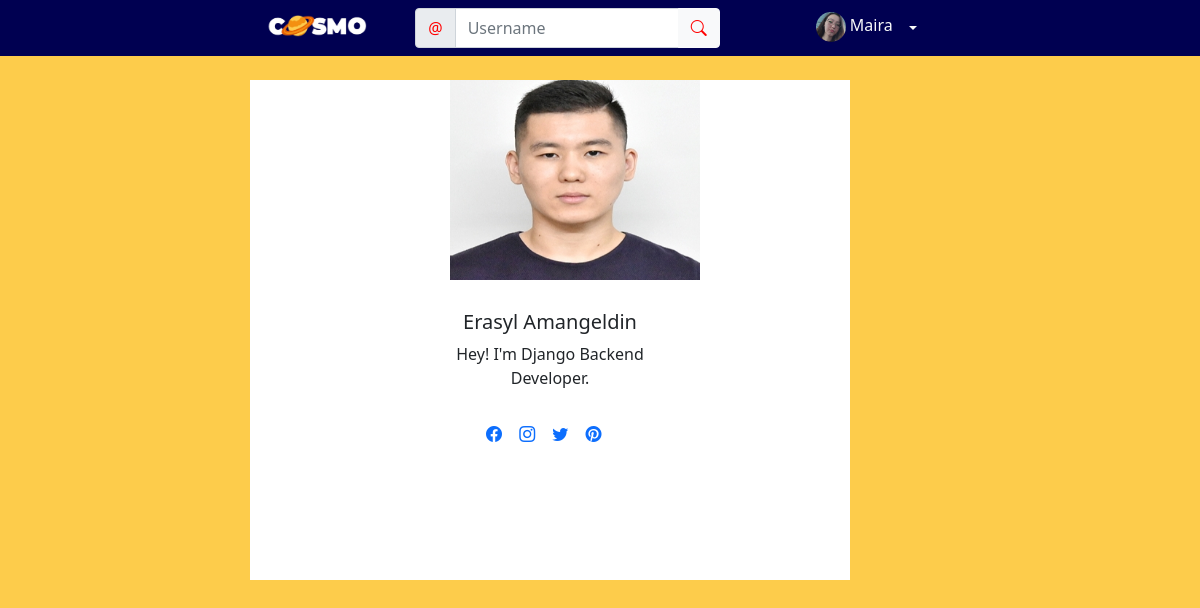
The app's page /members/1/profile/ (signed in) with its own data.
### mysite/apps/polls/models.py (models this page shows, shortened)
class Profile(models.Model):
    user = models.OneToOneField(User, null=True, on_delete=models.CASCADE)
    bio = models.TextField(max_length=40)
    profile_pic = models.ImageField(null=True, blank=True, upload_to='images/profile/')
    website_url = models.CharField(max_length=255, null=True, blank=True)
    facebook_url = models.CharField(max_length=255, null=True, blank=True)
    instagram_url = models.CharField(max_length=255, null=True, blank=True)
    twitter_url = models.CharField(max_length=255, null=True, blank=True)
    pinterest_url = models.CharField(max_length=255, null=True, blank=True)
    phone = models.IntegerField(blank=True, null=True)
    email = models.EmailField(max_length=255, null=True)

### mysite/apps/members/views.py (the view)
# urls.py: path('<int:pk>/profile/', ShowProfilePageView.as_view(), name='show_profile_page'),
class ShowProfilePageView(DetailView):
    model = Profile
    template_name = 'registration/user_profile.html'
    def get_context_data(self, *args, **kwargs):
        context = super(ShowProfilePageView, self).get_context_data(**kwargs)
        page_user = get_object_or_404(Profile, id=self.kwargs['pk'])
        context['page_user'] = page_user
        return context

### mysite/apps/members/templates/registration/user_profile.html (shortened to what this page needs)
{% extends 'polls/base.html' %}
{% load static %}
{% block content %}
<div class="profcard" style="margin-top: 50px;">
    <div class="col-md-10">
      <div class="prof">
        <div class="card_bio">
          {% if page_user.profile_pic %}
            <img src="{{ page_user.profile_pic.url }}" class="profpic rounded mx-auto d-block" alt="..." style="width: 500px; height: 200px; padding-right: 100px;
            padding-left: 150px;">
          {% else %}
            <img src="{% static 'polls/images/default_profile_pic.png' %}" class="img-fluid rounded-start" alt="...">
          {% endif %}
          <h5 class="titlecard" style="margin-top: 30px; padding-right: 200px;">
            {{ page_user.user.first_name }}
            {{ page_user.user.last_name }}
          </h5>
          <p class="textcard" style="padding-right: 200px;">{{ page_user.bio }}</p>
        </div>
        <div class="row g-0">
          <div class="col-md-2 ">
      <p class="small text-muted">
        <div style="white-space: nowrap; overflow: auto; margin-left: 215px;" class="d-inline p-2 text-white">
        {% if page_user.facebook_url %}
            | <a href="{{ page_user.facebook_url }}" class="bi bi-facebook" style="display: inline-block;"></a>
        {% endif %}
        {% if page_user.instagram_url %}
            | <a href="{{ page_user.instagram_url }}" class="bi bi-instagram" style="display: inline-block;"></a>
        {% endif %}
        {% if page_user.twitter_url %}
            | <a href="{{ page_user.twitter_url }}" class="bi bi-twitter" style="display: inline-block;"></a>
        {% endif %}
        {% if page_user.pinterest_url %}
            | <a href="{{ page_user.pinterest_url }}" class="bi bi-pinterest" style="display: inline-block;"></a>
        {% endif %}
        </div>
    </p>
          </div>
      </div>
    </div>
  </div>
</div>
{% endblock %}

### mysite/apps/polls/templates/polls/base.html (shortened to what this page needs)
<!doctype html>
{% load static %}
<html lang="en">
  <head>
    <link rel="stylesheet" href="{% static 'polls/css/style.css' %}">
    <link href="https://cdn.jsdelivr.net/npm/bootstrap@5.1.3/dist/css/bootstrap.min.css" rel="stylesheet">
    <link rel="stylesheet" href="https://cdn.jsdelivr.net/npm/bootstrap-icons@1.8.1/font/bootstrap-icons.css">
  </head>
  <body>
    <nav class="py-2 fixed-top">
      <ul class="nav justify-content-center">
        <li class="nav-item me-5 my-1">
          <a class="link-light text-decoration-none" href="{% url 'home' %}">
            <img src="{% static 'polls/images/cosmo1.png' %}"s class="img-fluid" alt="..." width="100px" height="50px">
          </a>
        </li>
        <li class="nav-item">
          <ul class="nav">
            {% if user.is_authenticated %}
              <form class="d-flex d-flex-start" method="GET" action="{% url 'profile-search' %}">
              <div class="input-group">
                <span class="input-group-text" id="basic-addon1" style="color: red;">@</span>
                <input type="text" class="form-control" style="width:224px; height:40px;" placeholder="Username" aria-label="Username" aria-describedby="basic-addon1" name="query" value="{{ request.GET.query }}">
                <button class="btn btn-light input-group-text" type="submit"> <i class="bi bi-search" style="color:red;"></i> </button>
              </div>
            </form>
            {% endif %}
          </ul>
        </li>
        <li class="nav-item my-1 ps-5 ms-5">
          {% if user.is_authenticated %}
                {% if user.profile.profile_pic %}
                  <a class="link-light text-decoration-none" href="{% url 'show_profile_page' user.profile.id %}"><img src="{{ user.profile.profile_pic.url }}" class="img-fluid rounded-circle" alt="..." width="30px" height="30px">
                  {{ user.first_name }}</a>
                {% else %}
                  <img src="{{ 'static/polls/images/default_profile_pic.png' }}" class="img-fluid rounded-circle" alt="..." width="30px" height="30px">
                {% endif %}
          {% endif %}
        </li>
        <li class="nav-item">
          {% if user.is_authenticated %}
            <ul class="nav">
              <li class="nav-item dropdown">
                <a class="nav-link link-light dropdown-toggle" href="#" id="navbarDropdown" role="button" data-bs-toggle="dropdown" aria-expanded="false"></a>
              </li>
            </ul>
          {% endif %}
        </li>
      </ul>
    </nav>
    <div class="container1" style="margin: 0; margin-top: 30px;">
      {% block content %}
      {% endblock %}
    </div>
  </body>
</html>

### static/polls/css/style.css (style rules this page uses)
body { margin: 0; padding: 0; }
nav { background-color: #000051; }
.container1 { background-color: #FDCC4B; background-repeat: no-repeat; background-position: center; position: absolute; width: 100%; }
.prof { width: 600px; height: 500px; margin-top: 50px; text-align: center; margin-left: 250px; margin-right: 250px; background-color: white; border-width: 20px; border-color: blue; }
.profcard { margin-top: 50px; }
.titlecard { display: inline-block; margin-top: 50px; padding-left: 200px; }
.textcard { padding-left: 200px; }

### mysite/apps/polls/templates/polls/base.html (style rules this page uses)
body { background-color: #FDCC4B; }

### records on screen
Profile: profile_pic (picture), user.first_name "Erasyl", user.last_name "Amangeldin", bio "Hey! I'm Django Backend Developer."

### other values on screen
{{ user.first_name }} "Maira"
